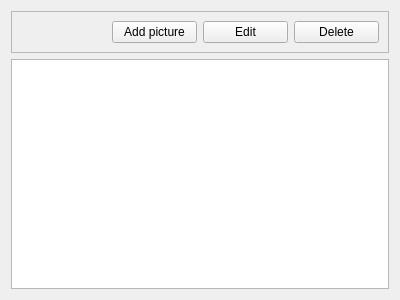
<?xml version="1.0" encoding="UTF-8"?>
<ui version="4.0">
 <class>AlbumWidget</class>
 <widget class="QWidget" name="AlbumWidget">
  <property name="geometry">
   <rect>
    <x>0</x>
    <y>0</y>
    <width>400</width>
    <height>300</height>
   </rect>
  </property>
  <property name="windowTitle">
   <string>Form</string>
  </property>
  <layout class="QVBoxLayout" name="verticalLayout">
   <item>
    <widget class="QFrame" name="frame">
     <property name="frameShape">
      <enum>QFrame::StyledPanel</enum>
     </property>
     <property name="frameShadow">
      <enum>QFrame::Raised</enum>
     </property>
     <layout class="QHBoxLayout" name="horizontalLayout">
      <item>
       <widget class="QLabel" name="albumNameLabel">
        <property name="text">
         <string/>
        </property>
       </widget>
      </item>
      <item>
       <widget class="QPushButton" name="allAlbumButton">
        <property name="text">
         <string>Add picture</string>
        </property>
       </widget>
      </item>
      <item>
       <widget class="QPushButton" name="editButton">
        <property name="text">
         <string>Edit</string>
        </property>
       </widget>
      </item>
      <item>
       <widget class="QPushButton" name="deleteButton">
        <property name="text">
         <string>Delete</string>
        </property>
       </widget>
      </item>
     </layout>
    </widget>
   </item>
   <item>
    <widget class="QListView" name="thumbnailListView"/>
   </item>
  </layout>
 </widget>
 <resources/>
 <connections/>
</ui>
